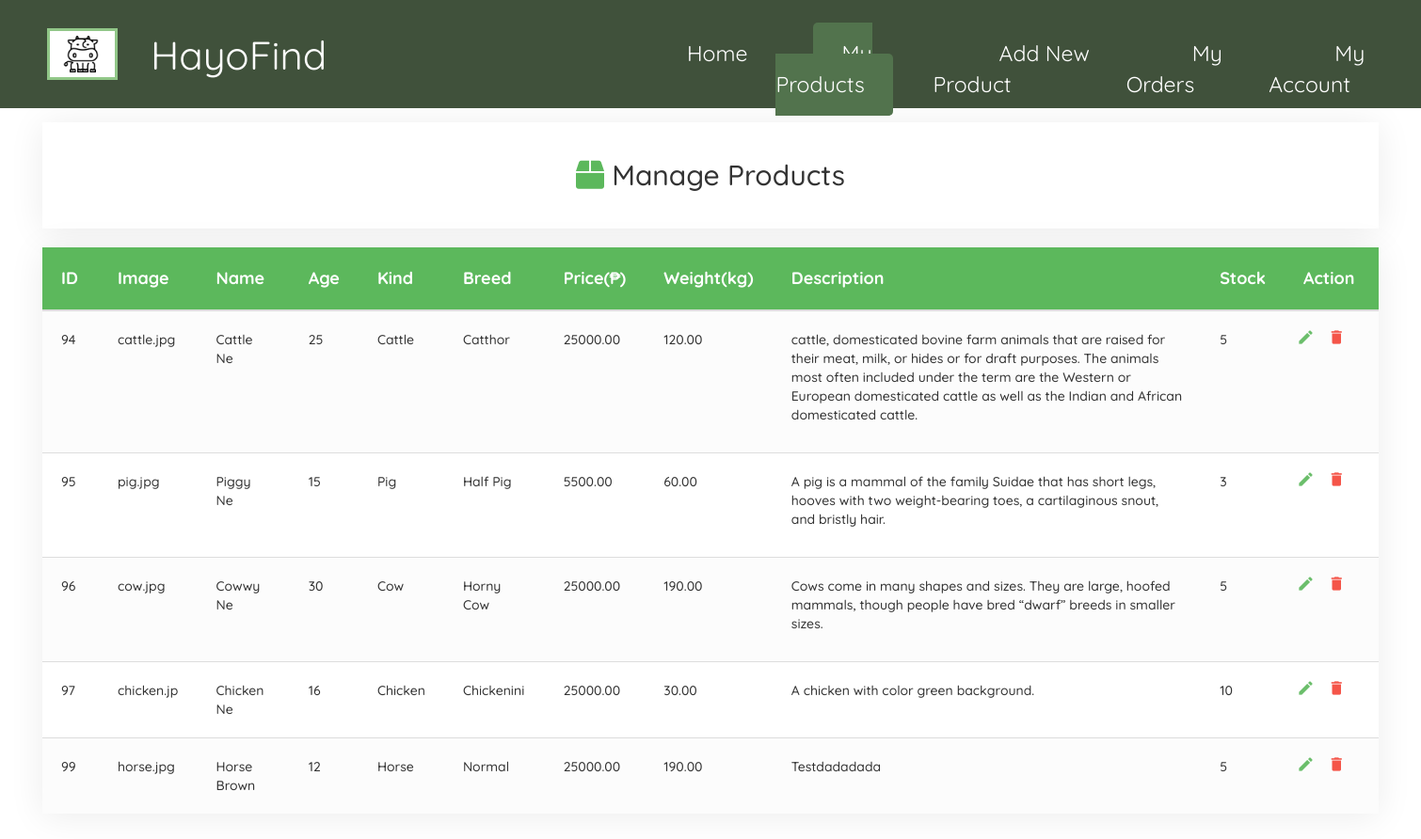
The page /seller/merchantProducts.php (signed in) on the database its author committed.
### tables this page shows
CREATE TABLE `products` (
  `merchantsID_fk` int(5) UNSIGNED NOT NULL,
  `item_ID` int(10) UNSIGNED NOT NULL,
  `item_IMG` varchar(999) NOT NULL,
  `item_Name` varchar(150) NOT NULL,
  `item_Age` int(11) NOT NULL,
  `item_Breed` varchar(150) NOT NULL,
  `item_Price` decimal(10,2) NOT NULL,
  `item_Weight` decimal(10,2) NOT NULL,
  `item_Desc` varchar(999) NOT NULL,
  `item_Stock` int(11) NOT NULL
);

CREATE TABLE `product_kind` (
  `prim_id` int(11) NOT NULL,
  `id` int(10) UNSIGNED NOT NULL,
  `item_Kind` varchar(256) NOT NULL
);

### seller/merchantProducts.php (the view, shortened to what this page needs)
<?php
    $con = connection();
    $user_id = $_SESSION['user_id'];
    $sql = "SELECT p.*, k.item_Kind
            FROM products p
            JOIN product_kind k ON p.item_ID = k.id
            WHERE p.merchantsID_fk = '$user_id'";
    $result = $con->query($sql);
?>
<!DOCTYPE html>
<html lang="en">
<head>
    <link rel="stylesheet" href="seller css/merchantProducts.css">
    <link rel="stylesheet" href="https://maxcdn.bootstrapcdn.com/font-awesome/4.7.0/css/font-awesome.min.css">
    <link rel="stylesheet" href="https://maxcdn.bootstrapcdn.com/bootstrap/3.3.7/css/bootstrap.min.css">
    <link rel="stylesheet" href="https://cdnjs.cloudflare.com/ajax/libs/font-awesome/5.15.3/css/all.min.css">
</head>
<body>
  <div class="navbarBox">
        <div class="logoName">
            <img class="custom-logo-img" src="seller images/logo.png" alt="registerLogo">
        </div>
        <div class="hayofind-div">
            <span class="hayofind">HayoFind</span>
        </div>
        <ul>
            <li><a class="home-anc" href="merchantPage.php">Home</a></li>
            <li><a class="myproducts-anc" href="merchantPage.php">My Products</a></li>
            <li><a class="addnewproduct-anc" href="../addnewproductPage.php">Add New Product</a></li>
            <li><a class="myorders-anc" href="manageOrders.php">My Orders</a></li>
            <li class="dropdown">
                <a class="myaccount-anc" href="#">My Account</a>
            </li>
          </ul>
    </div>
    <div class="container">
      <div class="table-title">
          <h2><i class="fas fa-box" style="color: #5cb85c;"></i>  Manage Products</h2>
      </div>
        <div class="table-wrapper">
            <table class="table table-striped table-hover">
                <thead style="background-color: #5cb85c !important;">
                    <tr>
                        <th class="th_head">ID</th>
                        <th class="th_head">Image</th>
                        <th class="th_head">Name</th>
                        <th class="th_head">Age</th>
                        <th class="th_head">Kind</th>
                        <th class="th_head">Breed</th>
                        <th class="th_head">Price(&#8369)</th>
                        <th class="th_head">Weight(kg)</th>
                        <th class="th_head">Description</th>
                        <th class="th_head">Stock</th>
                        <th class="th_head">Action</th>
                    </tr>
                </thead>
                <tbody>
                <?php
                    if ($result->num_rows > 0) {
                        while ($row = $result->fetch_assoc()) {
                ?>
                        <tr>
                            <td class="td_data"><?php echo $row['item_ID']; ?></td>
                            <td class="td_data"><?php echo substr(basename($row['item_IMG']), 0, 10); ?></td>
                            <td class="td_data"><?php echo $row['item_Name']; ?></td>
                            <td class="td_data"><?php echo $row['item_Age']; ?></td>
                            <td class="td_data"><?php echo $row['item_Kind']; ?></td>
                            <td class="td_data"><?php echo $row['item_Breed']; ?></td>
                            <td class="td_data"><?php echo $row['item_Price']; ?></td>
                            <td class="td_data"><?php echo $row['item_Weight']; ?></td>
                            <td class="td_data"><p><?php echo $row['item_Desc']; ?></p></td>
                            <td class="td_data"><?php echo $row['item_Stock']; ?></td>
                            <td style="padding-top: 18px !important;">
                                <a href="#editProductModal" class="edit" data-toggle="modal" data-id="<?php echo $row['item_ID']; ?>"><i class="material-icons" data-toggle="tooltip" title="Edit">&#xE254;</i></a>
                                <a href="#deleteProductModal" class="delete" data-toggle="modal" ><i class="material-icons" data-toggle="tooltip" title="Delete">&#xE872;</i></a>
                            </td>
                        </tr>
                <?php       }
                    }
                ?>
                </tbody>
            </table>
</body>
</html>

### seller/seller css/merchantProducts.css (style rules this page uses)
body { background: #f5f5f5; font-family: 'Quicksand'; font-size: 13px; cursor: pointer; margin: 0; padding: 0; }
.navbarBox { width: 100%; height: 115px; background-color: #40513B; position: fixed; z-index: 1; }
ul { list-style: none !important; display: flex !important; margin-left: 650px !important; margin-top: -48px !important; }
a { text-decoration: none !important; color: white !important; font-family: 'Quicksand'; }
.home-anc { font-size: 23px; text-decoration: none; color: white; padding: 30px; margin-left: 10px; }
.myproducts-anc { font-size: 23px; text-decoration: none; color: white; padding: 30px; margin-left: 40px; }
.addnewproduct-anc { font-size: 23px; text-decoration: none; color: white; padding: 30px; margin-left: 40px; }
.myorders-anc { font-size: 23px; text-decoration: none; color: white; padding: 30px; margin-left: 40px; }
.myproducts-anc { border-bottom: 1px solid #52734D; border-radius: 5px; padding-left: 30px; padding-right: 30px; padding-top: 18px; padding-bottom: 18px; background-color: #52734D; }
.myaccount-anc { font-size: 23px; text-decoration: none; color: white; padding: 30px; margin-left: 40px; }
.custom-logo-img { height: 55px !important; width: 75px !important; margin-top: 30px; margin-left: 50px; background: #FFFFFF; border: 3px solid #91C788; padding-top: 5px; padding-bottom: 5px; padding-left: 13px; padding-right: 16px; }
.hayofind { color: white !important; font-size: 42px !important; font-family: 'Quicksand'; }
.hayofind-div { margin-left: 160px !important; margin-top: -56px !important; }
.dropdown { position: relative; display: inline-block; }
.container { padding-top: 145px !important; width: 1500px !important; z-index: 0; }
.table-wrapper { padding: 20px 25px; margin: 30px 0; border-radius: 3px; }
.table-title h2 { font-size: 30px; font-weight:500; text-align: center; font-family: 'Quicksand' !important; }
.table-title { margin-top: -15px !important; box-shadow: 0px 3.18px 35.16px rgba(0, 0, 0, 0.08); padding-top: 20px; padding-bottom: 30px; background-color: white; width: 1420px !important; margin-left: 25px !important; margin-bottom: -30px; }
th { font-family: 'Quicksand'; }
.th_head { color: white; font-size: 18px; font-weight: bolder; padding: 20px !important; }
td { font-family: 'Quicksand'; }
table { box-shadow: 0px 3.18px 35.16px rgba(0, 0, 0, 0.08) !important; }
.td_data { font-style: normal; font-weight: 500; padding: 20px !important; }
table.table tr th, table.table tr td { border-color: #e9e9e9; padding: 12px 15px; vertical-align: middle; }
table.table tr th:first-child { width: 60px; }
table.table tr th:last-child { width: 100px; }
table.table-striped tbody tr:nth-of-type(odd) { background-color: #fcfcfc; }
table.table td:last-child i { opacity: 0.9; font-size: 22px; margin: 0 5px; }
table.table td a { font-weight: bold !important; color: #566787 ; display: inline-block !important; text-decoration: none !important; outline: none !important; }
table.table td a.edit { color: #5cb85c !important; }
table.table td a.delete { color: #F44336 !important; }
table.table td i { font-size: 19px !important; }

### rows shown on the page
products: item_ID "94", item_IMG "cattle.jpg", item_Name "Cattle Ne", item_Age "25", product_kind.item_Kind "Cattle", item_Breed "Catthor", item_Price "25000.00", item_Weight "120.00", item_Desc "cattle, domesticated bovine farm animals that are raised for their meat, milk, or hides or for draft purposes. The animals most often included under the term are the Western or European domesticated cattle as well as the Indian and African domesticated cattle.", item_Stock "5"
products: item_ID "95", item_IMG "pig.jpg", item_Name "Piggy Ne", item_Age "15", product_kind.item_Kind "Pig", item_Breed "Half Pig", item_Price "5500.00", item_Weight "60.00", item_Desc "A pig is a mammal of the family Suidae that has short legs, hooves with two weight-bearing toes, a cartilaginous snout, and bristly hair.", item_Stock "3"
products: item_ID "96", item_IMG "cow.jpg", item_Name "Cowwy Ne", item_Age "30", product_kind.item_Kind "Cow", item_Breed "Horny Cow", item_Price "25000.00", item_Weight "190.00", item_Desc "Cows come in many shapes and sizes. They are large, hoofed mammals, though people have bred “dwarf” breeds in smaller sizes.", item_Stock "5"
products: item_ID "97", item_IMG "chicken.jp", item_Name "Chicken Ne", item_Age "16", product_kind.item_Kind "Chicken", item_Breed "Chickenini", item_Price "25000.00", item_Weight "30.00", item_Desc "A chicken with color green background.", item_Stock "10"
products: item_ID "99", item_IMG "horse.jpg", item_Name "Horse Brown", item_Age "12", product_kind.item_Kind "Horse", item_Breed "Normal", item_Price "25000.00", item_Weight "190.00", item_Desc "Testdadadada", item_Stock "5"
